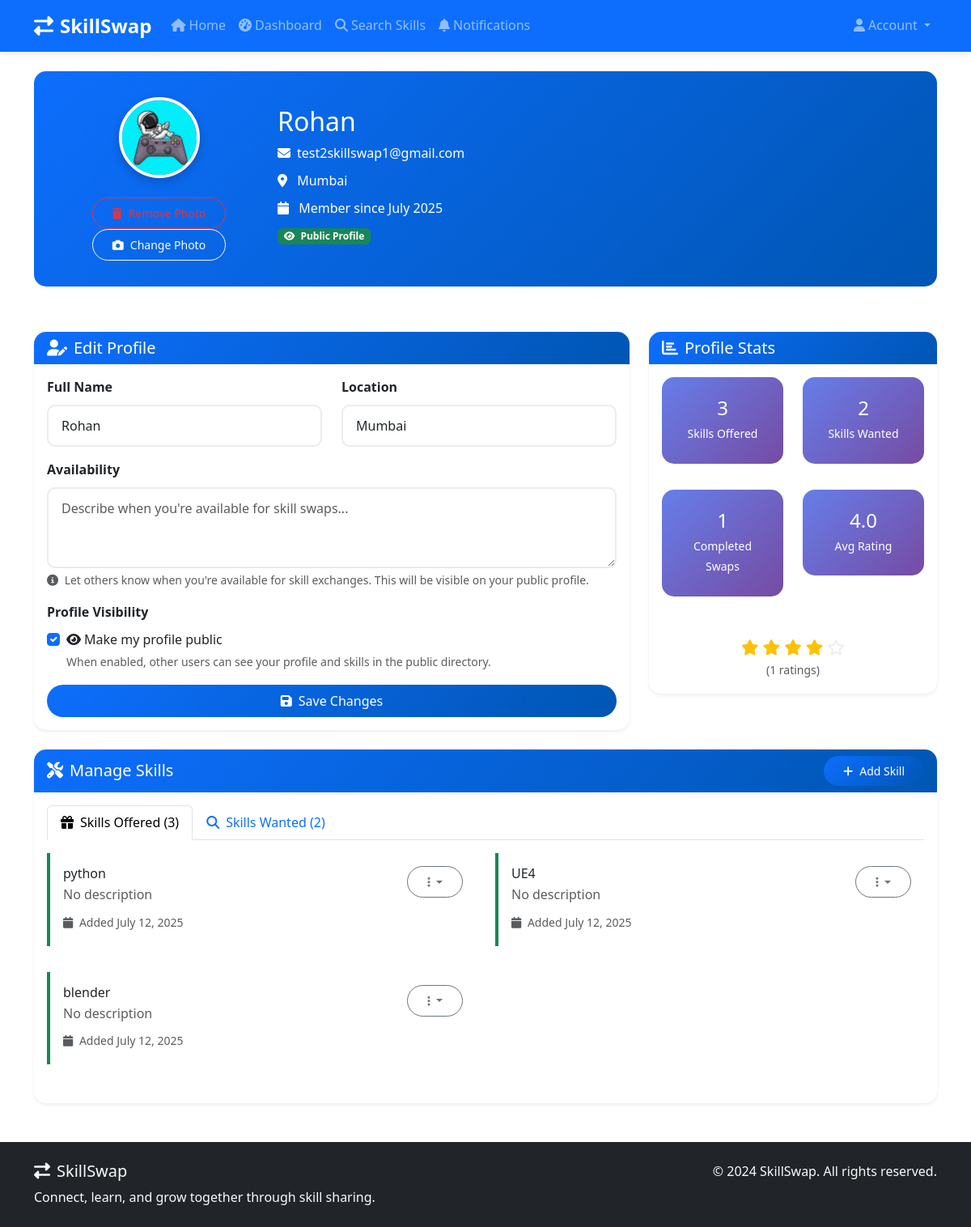
/profile (signed in), run on the app's committed database.
### tables this page shows
CREATE TABLE users (
            id INTEGER PRIMARY KEY AUTOINCREMENT,
            email TEXT UNIQUE NOT NULL,
            password_hash TEXT NOT NULL,
            name TEXT NOT NULL,
            location TEXT,
            profile_photo TEXT,
            availability TEXT,
            is_public INTEGER DEFAULT 1,
            is_admin INTEGER DEFAULT 0,
            is_banned INTEGER DEFAULT 0,
            created_at TIMESTAMP DEFAULT CURRENT_TIMESTAMP
        );

CREATE TABLE skills (
            id INTEGER PRIMARY KEY AUTOINCREMENT,
            user_id INTEGER,
            skill_name TEXT NOT NULL,
            skill_type TEXT NOT NULL, -- 'offered' or 'wanted'
            description TEXT,
            is_approved INTEGER DEFAULT 1,
            created_at TIMESTAMP DEFAULT CURRENT_TIMESTAMP,
            FOREIGN KEY (user_id) REFERENCES users (id)
        );

### skill_swap_app.py (the view)
@app.route('/profile')
@login_required
def profile():
    conn = get_db()
    user = conn.execute('SELECT * FROM users WHERE id = ?', (session['user_id'],)).fetchone()
    offered_skills = conn.execute('''
        SELECT * FROM skills WHERE user_id = ? AND skill_type = 'offered'
    ''', (session['user_id'],)).fetchall()
    wanted_skills = conn.execute('''
        SELECT * FROM skills WHERE user_id = ? AND skill_type = 'wanted'
    ''', (session['user_id'],)).fetchall()
    completed_swaps = conn.execute('''
        SELECT COUNT(*) as count FROM swap_requests
        WHERE (requester_id = ? OR provider_id = ?) AND status = 'accepted'
    ''', (session['user_id'], session['user_id'])).fetchone()['count']
    avg_rating = conn.execute('''
        SELECT AVG(rating) as avg_rating, COUNT(*) as total_ratings
        FROM ratings WHERE rated_id = ?
    ''', (session['user_id'],)).fetchone()
    conn.close()
    user = convert_row_datetimes(user)
    offered_skills = convert_rows_datetimes(offered_skills)
    wanted_skills = convert_rows_datetimes(wanted_skills)
    stats = {
        'offered_skills': len(offered_skills),
        'wanted_skills': len(wanted_skills),
        'completed_swaps': completed_swaps,
        'avg_rating': avg_rating['avg_rating'] or 0,
        'total_ratings': avg_rating['total_ratings'] or 0
    }
    return render_template('profile.html', user=user, offered_skills=offered_skills,
                         wanted_skills=wanted_skills, stats=stats)

### templates/profile.html (shortened to what this page needs)
{% extends "base.html" %}
{% block content %}
<div class="row mb-4">
    <div class="col-12">
        <div class="profile-header">
            <div class="row align-items-center">
                <div class="col-md-3 text-center">
                    {% if user.profile_photo %}
                        <img src="{{ url_for('static', filename='uploads/' + user.profile_photo) }}"
                             alt="Profile" class="profile-avatar mb-3">
                        <form method="POST" action="{{ url_for('remove_profile_photo') }}" style="display:inline;">
                            <button type="submit" class="btn btn-outline-danger btn-sm mt-2">
                                <i class="fas fa-trash me-2"></i>Remove Photo
                            </button>
                        </form>
                    {% else %}
                        <img src="{{ url_for('static', filename='images/default-avatar.png') }}"
                             alt="Profile" class="profile-avatar mb-3">
                    {% endif %}
                    <div>
                        <button class="btn btn-outline-light btn-sm" onclick="document.getElementById('profile-image').click()">
                            <i class="fas fa-camera me-2"></i>Change Photo
                        </button>
                    </div>
                </div>
                <div class="col-md-9">
                    <h2 class="mb-2">{{ user.name }}</h2>
                    <p class="mb-2">
                        <i class="fas fa-envelope me-2"></i>{{ user.email }}
                    </p>
                    <p class="mb-2">
                        <i class="fas fa-map-marker-alt me-2"></i>
                        {{ user.location or 'Location not specified' }}
                    </p>
                    <p class="mb-2">
                        <i class="fas fa-calendar me-2"></i>
                        Member since {{ user.created_at.strftime('%B %Y') }}
                    </p>
                    <div class="mb-2">
                        <span class="badge bg-{{ 'success' if user.is_public else 'secondary' }}">
                            <i class="fas fa-{{ 'eye' if user.is_public else 'eye-slash' }} me-1"></i>
                            {{ 'Public Profile' if user.is_public else 'Private Profile' }}
                        </span>
                    </div>
                </div>
            </div>
        </div>
    </div>
</div>
<div class="row mb-4">
    <div class="col-md-8">
        <div class="card border-0 shadow-sm">
            <div class="card-header">
                <h5 class="mb-0">
                    <i class="fas fa-user-edit me-2"></i>Edit Profile
                </h5>
            </div>
            <div class="card-body">
                <form method="POST" action="{{ url_for('update_profile') }}" enctype="multipart/form-data">
                    <div class="row">
                        <div class="col-md-6 mb-3">
                            <label for="name" class="form-label">Full Name</label>
                            <input type="text" class="form-control" id="name" name="name"
                                   value="{{ user.name }}" required>
                        </div>
                        <div class="col-md-6 mb-3">
                            <label for="location" class="form-label">Location</label>
                            <input type="text" class="form-control" id="location" name="location"
                                   value="{{ user.location or '' }}" placeholder="City, Country">
                        </div>
                    </div>
                    <div class="mb-3">
                        <label for="availability" class="form-label">Availability</label>
                        <textarea class="form-control" id="availability" name="availability" rows="3"
                                  placeholder="Describe when you're available for skill swaps...">{{ user.availability or '' }}</textarea>
                        <div class="form-text">
                            <i class="fas fa-info-circle me-1"></i>
                            Let others know when you're available for skill exchanges. This will be visible on your public profile.
                        </div>
                    </div>
                    <div class="mb-3">
                        <label class="form-label">Profile Visibility</label>
                        <div class="form-check">
                            <input type="checkbox" class="form-check-input" id="is_public" name="is_public"
                                   {{ 'checked' if user.is_public else '' }}>
                            <label class="form-check-label" for="is_public">
                                <i class="fas fa-eye me-1"></i>Make my profile public
                            </label>
                            <div class="form-text">
                                When enabled, other users can see your profile and skills in the public directory.
                            </div>
                        </div>
                    </div>
                    <div class="d-grid">
                        <button type="submit" class="btn btn-primary">
                            <i class="fas fa-save me-2"></i>Save Changes
                        </button>
                    </div>
                </form>
            </div>
        </div>
    </div>
    <div class="col-md-4">
        <div class="card border-0 shadow-sm">
            <div class="card-header">
                <h5 class="mb-0">
                    <i class="fas fa-chart-bar me-2"></i>Profile Stats
                </h5>
            </div>
            <div class="card-body">
                <div class="row text-center">
                    <div class="col-6 mb-3">
                        <div class="stats-card">
                            <h4 class="mb-1">{{ stats.offered_skills }}</h4>
                            <small>Skills Offered</small>
                        </div>
                    </div>
                    <div class="col-6 mb-3">
                        <div class="stats-card">
                            <h4 class="mb-1">{{ stats.wanted_skills }}</h4>
                            <small>Skills Wanted</small>
                        </div>
                    </div>
                    <div class="col-6 mb-3">
                        <div class="stats-card">
                            <h4 class="mb-1">{{ stats.completed_swaps }}</h4>
                            <small>Completed Swaps</small>
                        </div>
                    </div>
                    <div class="col-6 mb-3">
                        <div class="stats-card">
                            <h4 class="mb-1">{{ stats.avg_rating|round(1) }}</h4>
                            <small>Avg Rating</small>
                        </div>
                    </div>
                </div>
                {% if stats.avg_rating %}
                <div class="text-center mt-3">
                    <div class="rating-stars">
                        {% for i in range(5) %}
                            {% if i < stats.avg_rating %}
                                <i class="fas fa-star"></i>
                            {% else %}
                                <i class="far fa-star"></i>
                            {% endif %}
                        {% endfor %}
                    </div>
                    <small class="text-muted">({{ stats.total_ratings }} ratings)</small>
                </div>
                {% endif %}
            </div>
        </div>
    </div>
</div>
<div class="row mb-4">
    <div class="col-12">
        <div class="card border-0 shadow-sm">
            <div class="card-header d-flex justify-content-between align-items-center">
                <h5 class="mb-0">
                    <i class="fas fa-tools me-2"></i>Manage Skills
                </h5>
                <button class="btn btn-primary btn-sm" data-bs-toggle="modal" data-bs-target="#addSkillModal">
                    <i class="fas fa-plus me-2"></i>Add Skill
                </button>
            </div>
            <div class="card-body">
                <ul class="nav nav-tabs" id="skillsTab" role="tablist">
                    <li class="nav-item" role="presentation">
                        <button class="nav-link active" id="offered-tab" data-bs-toggle="tab" data-bs-target="#offered" type="button">
                            <i class="fas fa-gift me-2"></i>Skills Offered ({{ offered_skills|length }})
                        </button>
                    </li>
                    <li class="nav-item" role="presentation">
                        <button class="nav-link" id="wanted-tab" data-bs-toggle="tab" data-bs-target="#wanted" type="button">
                            <i class="fas fa-search me-2"></i>Skills Wanted ({{ wanted_skills|length }})
                        </button>
                    </li>
                </ul>
                <div class="tab-content mt-3" id="skillsTabContent">
                    <div class="tab-pane fade show active" id="offered" role="tabpanel">
                        {% if offered_skills %}
                            <div class="row">
                                {% for skill in offered_skills %}
                                <div class="col-md-6 mb-3">
                                    <div class="skill-card offered p-3">
                                        <div class="d-flex justify-content-between align-items-start">
                                            <div class="flex-grow-1">
                                                <h6 class="mb-1">{{ skill.skill_name }}</h6>
                                                <p class="text-muted mb-2">{{ skill.description or 'No description' }}</p>
                                                <small class="text-muted">
                                                    <i class="fas fa-calendar me-1"></i>
                                                    Added {{ skill.created_at.strftime('%B %d, %Y') }}
                                                </small>
                                            </div>
                                            <div class="dropdown">
                                                <button class="btn btn-sm btn-outline-secondary dropdown-toggle" data-bs-toggle="dropdown">
                                                    <i class="fas fa-ellipsis-v"></i>
                                                </button>
                                            </div>
                                        </div>
                                    </div>
                                </div>
                                {% endfor %}
                            </div>
                        {% endif %}
                    </div>
                </div>
            </div>
        </div>
    </div>
</div>
{% endblock %}

### data on the page
users: profile_photo (picture), name "Rohan", email "test2skillswap1@gmail.com", location "Mumbai", is_public "Public Profile"
skills: skill_name "python", description "No description", created_at "July 12, 2025"
skills: skill_name "UE4", description "No description", created_at "July 12, 2025"
skills: skill_name "blender", description "No description", created_at "July 12, 2025"

### other printed values
{{ user.created_at.strftime('%B %Y') }} "July 2025"
{{ stats.offered_skills }} "3"
{{ stats.wanted_skills }} "2"
{{ stats.completed_swaps }} "1"
{{ stats.avg_rating|round(1) }} "4.0"
{{ stats.total_ratings }} "1"
{{ offered_skills|length }} "3"
{{ wanted_skills|length }} "2"
